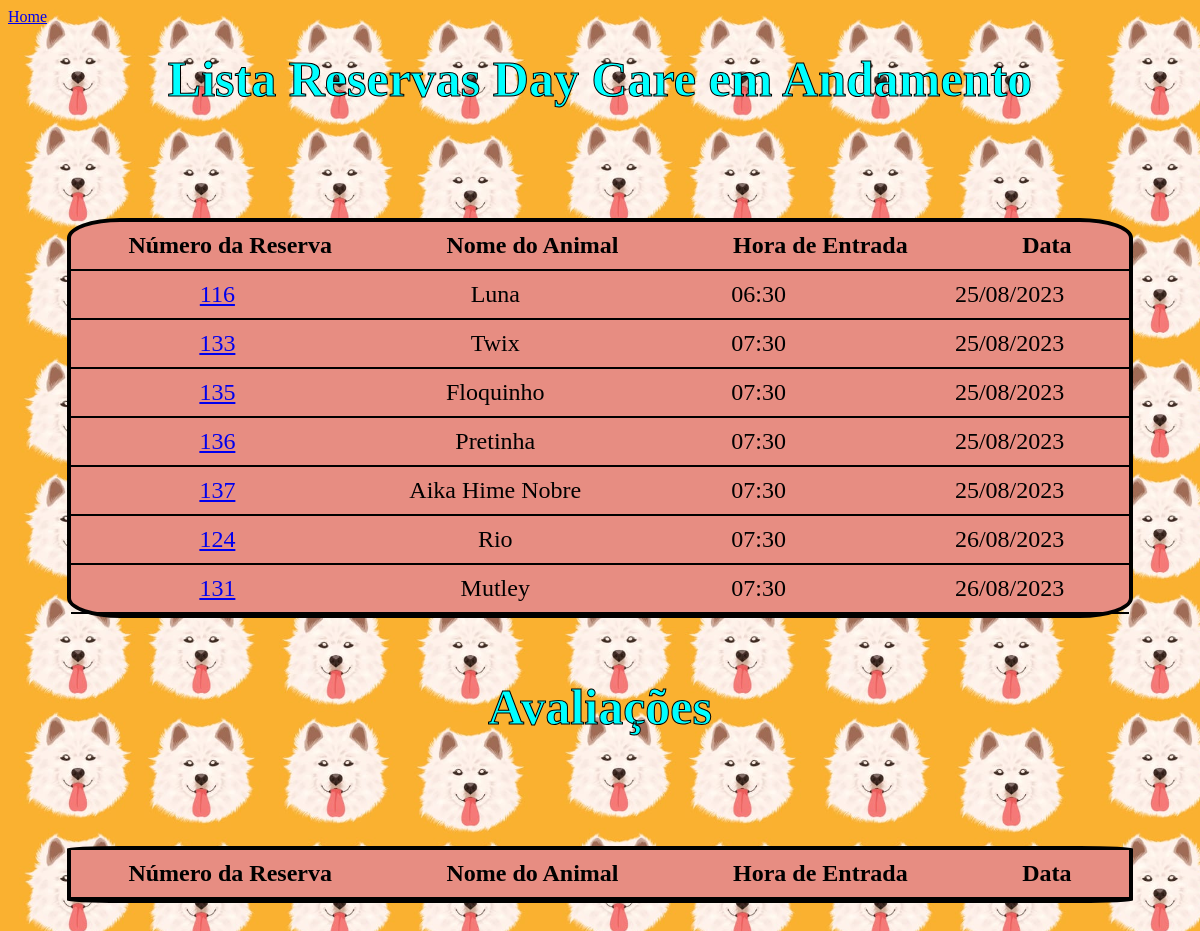
The page /lista_reservasday/ (signed in) on the database its author committed.
### hotel/models.py (models this page shows, shortened)
class ReservaDay(models.Model):
    pet = models.ForeignKey(FichaDog, on_delete=models.CASCADE)
    num_reserva = models.IntegerField(primary_key=True, editable=False)
    data = models.DateField()
    hora_entrada = models.TimeField()
    usuario  = models.ForeignKey(User, on_delete=models.CASCADE)
    HORARIO_CHOICES = (('2x_dia', 'Duas vezes por dia'),('3x_dia', 'Três vezes por dia'),('personalizado', 'Horário personalizado'),)
    horario_alimentacao = models.CharField(max_length=20, choices=HORARIO_CHOICES)
    horario_personalizado = models.CharField(max_length=20, blank=True, null=True)
    instrucoes_medicamentos = models.CharField(max_length=100, blank=True, null=True)
    ACEITAR_CHOICES = (('Sim', 'Duas vezes por dia'),('3x_dia', 'Três vezes por dia'),('personalizado', 'Horário personalizado'),)
    autorizacao_para_cuidados_medicos = models.BooleanField(default=False, choices=[(False, 'Não'), (True, 'Sim')])
    servicos_adicionais = models.ForeignKey('hotel.ServicosAdicionais', blank=True,null=True, on_delete=models.CASCADE)
    pacote = models.ForeignKey('hotel.Pacote', on_delete=models.SET_NULL, null=True, blank=True)
    pago = models.BooleanField(default=False, null=True, choices=[(False, 'Não'), (True, 'Sim')])
    class Meta:
            db_table = 'Reserva_Day'

### ficha/models.py (models this page shows, shortened)
class FichaDog(models.Model):
    nome = models.CharField(max_length=100, primary_key=True)
    raca = models.CharField(max_length=100)
    data_de_nascimento =  models.DateField()
    sexo = models.CharField(max_length=1, choices=(('M', 'Macho'), ('F', 'Fêmea')))
    peso = models.DecimalField(max_digits=5, decimal_places=2)
    tipo_alimentacao = models.CharField(max_length=100)
    restricoes_alimentares = models.CharField(max_length=100, blank=True, null=True)
    nome_tutor = models.CharField(max_length=100,blank=True)
    contato_tutor = models.CharField(max_length=100)
    cpf_tutor = models.CharField(max_length=14)
    endereco = models.CharField(max_length=100,blank=True, null=True)
    veterinario = models.CharField(max_length=100,blank=True, null=True)
    observacoes = models.TextField(blank=True, null=True)
    data = models.DateTimeField(auto_now_add=True)
    class Meta:
            db_table = 'Ficha_Dog'

### hotel/views.py (the view)
# urls.py: path('lista_reservasday/', views.reservaday_list, name='lista_reservaday'),
@login_required(login_url="/auth/login/")
def reservaday_list(request):
    hoje = date.today()  # obtém a data atual
    reservas = ReservaDay.objects.filter(pago=False).exclude(pacote__nome="Meia Diária/ Avaliação").order_by('data')
    avaliacao = ReservaDay.objects.filter(pago=False, pacote__nome='Meia Diária/ Avaliação').order_by('data')
    context = {
        'reservas': reservas,
        'avaliacao': avaliacao
    }
    return render(request, 'lista_reservasday.html', context)

### hotel/templates/lista_reservasday.html (shortened to what this page needs)
<!DOCTYPE html>
<html>
  <head>
    {% load static %}
    <link rel="stylesheet" type="text/css" href="{% static 'css/style_lista_reserva2.css' %}">
  </head>
  <body>
    <table class="form">
      <a href="{% url 'home' %}">Home</a>
        <h1 class='titulo'>Lista Reservas Day Care em Andamento</h1>
        <thead class="legenda">
          <tr class="tr">
            <th>Número da Reserva</th>
            <th>Nome do Animal</th>
            <th>Hora de Entrada</th>
            <th>Data</th>
          </tr>
        </thead>
        <br>
        <tbody>
          {% for reserva in reservas %}
          <tr>
            <td class='num'><a href="{% url 'caixa:caixaday' num_reserva=reserva.pk %}" class="btn btn-primary">{{ reserva.num_reserva }}</td>
            <td class='nome'>{{ reserva.pet.nome}}</td>
            <td class='entrada'>{{ reserva.hora_entrada }}</td>
            <td class='data'>{{ reserva.data |date:"d/m/Y"}}</td>
          </tr>
          {% endfor %}
        </tbody>
    </table>
    <table class="form">
        <h1 class='titulo'>Avaliações</h1>
        <thead class="legenda">
          <tr class="tr">
            <th>Número da Reserva</th>
            <th>Nome do Animal</th>
            <th>Hora de Entrada</th>
            <th>Data</th>
          </tr>
        </thead>
        <br>
    </table>
  </body>
</html>

### static/css/style_lista_reserva2.css (style rules this page uses)
body { background-image: url('/static/img/fundo.jpeg'); text-decoration: none; background-size: contain; }
.form { height: auto; border: 4px solid black; width: 90%; margin-left: 5%; margin-top: 5%; margin-bottom: 5%; background-color: rgb(231, 141, 130); border-radius: 5%; font-size: x-large; display: flex; flex-direction: column ; }
th, td { border-bottom: 2px solid black; padding: 10px; flex-grow: 1; }
th:first-child, td:first-child { width: 18 0px; }
th:not(:first-child), td:not(:first-child) { flex-grow: 1; }
tr { display: flex; flex-direction: row; align-items: center; justify-content: center; }
.nome { width: 205px; text-align: center; }
.num { width: 234px; text-align: center; }
.data { width: 180px; text-align: center; }
.entrada { width: 205px; text-align: center; }
.titulo { text-align: center; font-size: 50px; color: aqua; -webkit-text-stroke: 1px black; }
h1 { text-align: center; margin-top: 2%; font-size: 50px; }

### rows shown on the page
ReservaDay: num_reserva "116", pet.nome "Luna", hora_entrada "06:30", data "25/08/2023"
ReservaDay: num_reserva "133", pet.nome "Twix", hora_entrada "07:30", data "25/08/2023"
ReservaDay: num_reserva "135", pet.nome "Floquinho", hora_entrada "07:30", data "25/08/2023"
ReservaDay: num_reserva "136", pet.nome "Pretinha", hora_entrada "07:30", data "25/08/2023"
ReservaDay: num_reserva "137", pet.nome "Aika Hime Nobre", hora_entrada "07:30", data "25/08/2023"
ReservaDay: num_reserva "124", pet.nome "Rio", hora_entrada "07:30", data "26/08/2023"
ReservaDay: num_reserva "131", pet.nome "Mutley", hora_entrada "07:30", data "26/08/2023"
